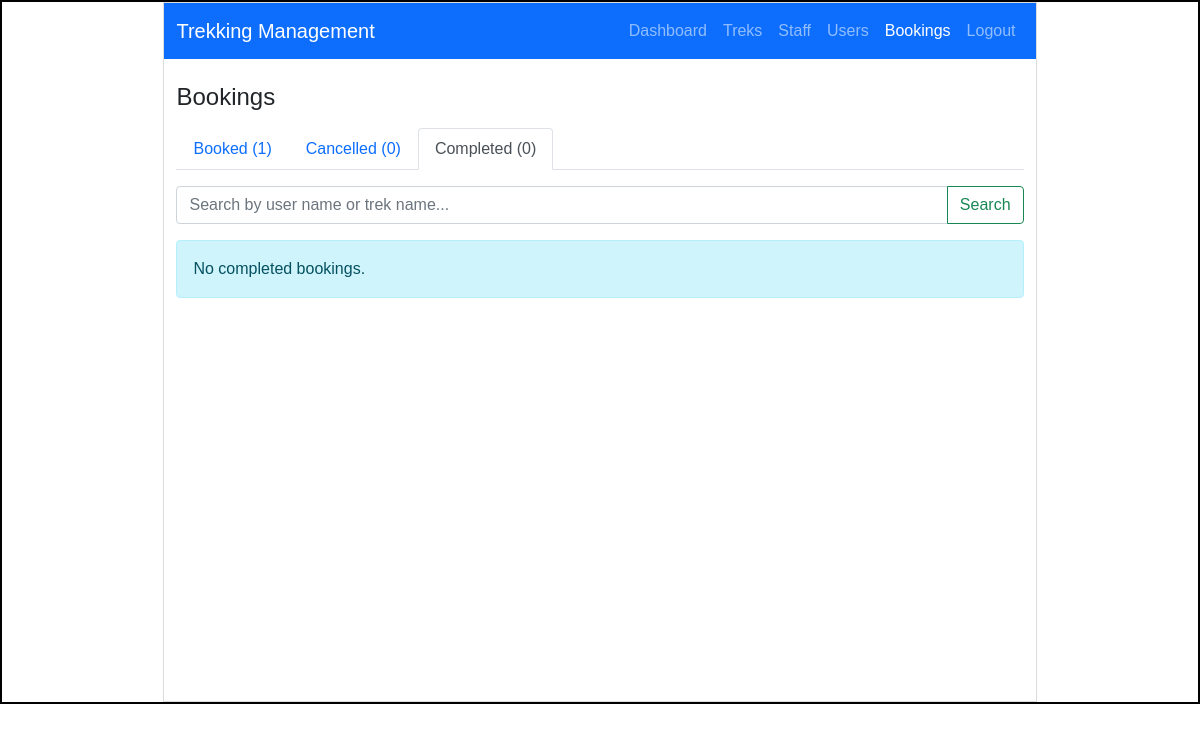
The page /admin/bookings?tab=completed (signed in) on the database as committed earlier.
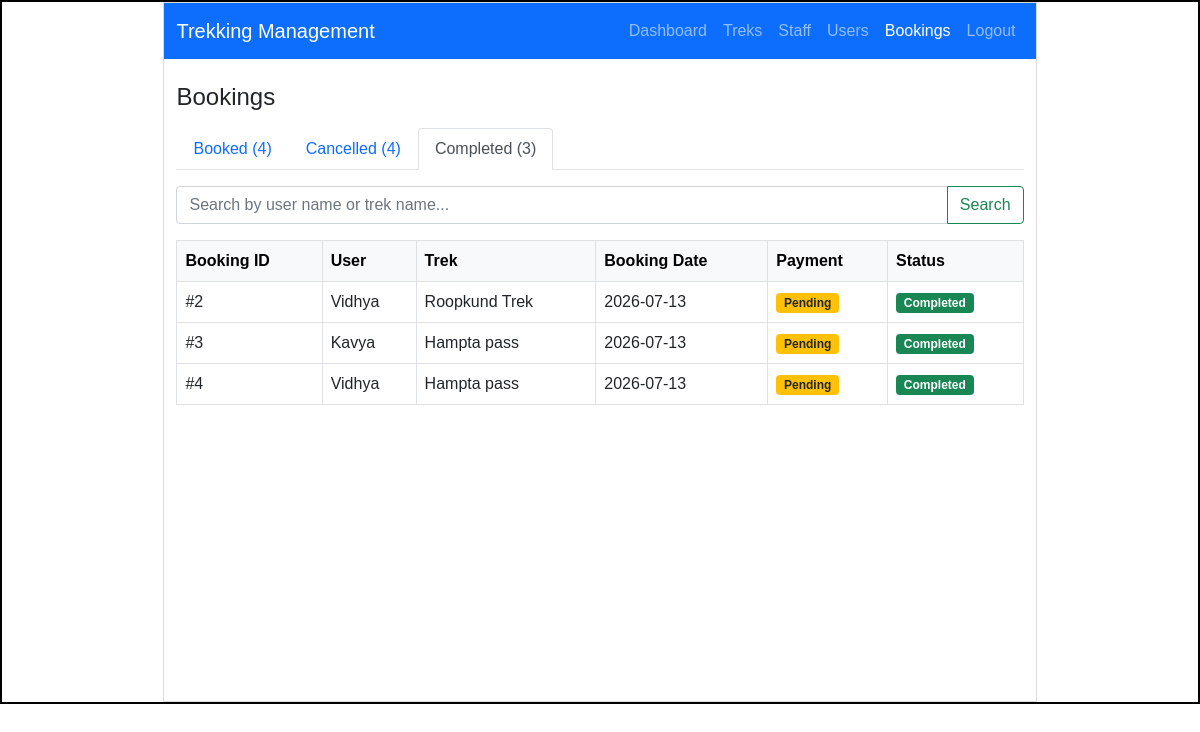
The same page on the database as committed later.
### models.py (models this page shows)
class Booking(db.Model):
    __tablename__ = "booking"
    id = db.Column(db.Integer  , primary_key = True)
    booking_date = db.Column(db.Date, default=date.today)
    booking_status = db.Column(db.String(20),nullable=False,default = "Booked")
    payment_status = db.Column(db.String(20),nullable=False,default="Pending")
    user_id = db.Column(db.Integer,db.ForeignKey("user.id"), nullable=False) # many
    trek_id = db.Column(db.Integer,db.ForeignKey("trek.id") , nullable=False)
    __table_args__ = (db.UniqueConstraint('user_id','trek_id',name='unique_user_trek'),)

class User(db.Model):
    __tablename__ = "user"
    id = db.Column(db.Integer  , primary_key = True)
    name = db.Column(db.String() , nullable=False)
    email=db.Column(db.String(), unique = True , nullable=False )
    password = db.Column(db.String() , nullable=False)
    phone = db.Column(db.String(15) , nullable=False ,unique = True)
    role = db.Column(db.String(), nullable=False , default='trekker')
    is_blacklisted = db.Column(db.Boolean , nullable= False , default = False)
    bookings = db.relationship( "Booking" ,backref = "user",lazy=True) # One User -> Many Bookings
    staff_profile = db.relationship("Staff_Profile",backref = "user",uselist=False,lazy=True)

class Trek(db.Model):
    __tablename__ = "trek"
    id = db.Column(db.Integer  , primary_key = True)
    trek_name = db.Column(db.String() , nullable = False)
    location = db.Column(db.String(100),nullable=False)
    difficulty = db.Column(db.String(20),nullable=False)
    duration = db.Column(db.Integer,nullable=False)
    available_slots = db.Column(db.Integer,nullable=False)
    trek_status = db.Column(db.String(20),nullable=False,default = "Pending")
    start_date = db.Column(db.Date,nullable=False)
    end_date = db.Column(db.Date,nullable=False)
    description = db.Column(db.Text)
    staff_id = db.Column(db.Integer,db.ForeignKey("staff_profile.id"), nullable = True)
    bookings = db.relationship("Booking",backref = "trek",lazy=True) # One Trek -> Many Bookings

### app.py (the view)
@app.route("/admin/bookings")
@role_required("admin")
def admin_bookings():
    active_tab   = request.args.get("tab", "booked")
    search_query = request.args.get("search", "")
    def filter_bookings(statuses):
        q = Booking.query.filter(Booking.booking_status.in_(statuses))
        if search_query:
            q = q.join(User).join(Trek).filter(or_(User.name.ilike(f"%{search_query}%") , Trek.trek_name.ilike(f"%{search_query}%")))
        return q.all()
    return render_template("admin_bookings.html",
                       active_tab=active_tab,
                       search_query=search_query,
                       booked=filter_bookings(["Booked", "Started"]),
                       cancelled=filter_bookings(["Cancelled"]),
                       completed=filter_bookings(["Completed"]))

### app.py (called while the page is built)
def role_required(*roles):
    def decorator(f):
        @wraps(f)
        def wrapper(*args, **kwargs):
            if 'user_id' not in session:
                flash("Please log in to continue.", "warning")
                return redirect(url_for("login"))
            if session.get('role') not in roles:
                flash("You don't have access to that page.", "warning")
                return _redirect_to_own_area()
            return f(*args, **kwargs)
        return wrapper
    return decorator

### templates/admin_bookings.html (shortened to what the changed rows need)
<!DOCTYPE html>
<html lang="en">
<head>
    <link rel="stylesheet" href="{{ url_for('static', filename='style.css') }}">
    <link href="https://cdn.jsdelivr.net/npm/bootstrap@5.0.2/dist/css/bootstrap.min.css" rel="stylesheet">
</head>
<body>
    <div id="main">
        <div id="canvas">
            <div class="container mt-4">
                <h4 class="mb-3">Bookings</h4>
                <ul class="nav nav-tabs mb-3">
                    <li class="nav-item">
                        <a class="nav-link {% if active_tab == 'booked' %}active{% endif %}"
                           href="/admin/bookings?tab=booked">
                            Booked ({{ booked | length }})
                        </a>
                    </li>
                    <li class="nav-item">
                        <a class="nav-link {% if active_tab == 'cancelled' %}active{% endif %}"
                           href="/admin/bookings?tab=cancelled">
                            Cancelled ({{ cancelled | length }})
                        </a>
                    </li>
                    <li class="nav-item">
                        <a class="nav-link {% if active_tab == 'completed' %}active{% endif %}"
                           href="/admin/bookings?tab=completed">
                            Completed ({{ completed | length }})
                        </a>
                    </li>
                </ul>
                <form method="GET" action="/admin/bookings" class="mb-3">
                    <div class="input-group">
                    </div>
                </form>
                {% if active_tab == 'booked' %}
                    {% if booked %}
                    <table class="table table-bordered table-hover">
                        <thead class="table-light">
                            <tr>
                                <th>Booking ID</th>
                                <th>User</th>
                                <th>Trek</th>
                                <th>Booking Date</th>
                                <th>Payment</th>
                                <th>Status</th>
                            </tr>
                        </thead>
                        <tbody>
                            {% for booking in booked %}
                            <tr>
                                <td>#{{ booking.id }}</td>
                                <td>{{ booking.user.name }}</td>
                                <td>{{ booking.trek.trek_name }}</td>
                                <td>{{ booking.booking_date }}</td>
                                <td>
                                    {% if booking.payment_status == "Paid" %}
                                        <span class="badge bg-success">Paid</span>
                                    {% elif booking.payment_status == "Pending" %}
                                        <span class="badge bg-warning text-dark">Pending</span>
                                    {% elif booking.payment_status == "Refunded" %}
                                        <span class="badge bg-secondary">Refunded</span>
                                    {% else %}
                                        <span class="badge bg-secondary">{{ booking.payment_status }}</span>
                                    {% endif %}
                                </td>
                                <td>
                                    {% if booking.booking_status == "Booked" %}
                                        <span class="badge bg-primary">Booked</span>
                                    {% elif booking.booking_status == "Started" %}
                                        <span class="badge bg-warning text-dark">Started</span>
                                    {% endif %}
                                </td>
                            </tr>
                            {% endfor %}
                        </tbody>
                    </table>
                    {% else %}
                        {% if search_query %}
                            <div class="alert alert-warning">No booked entries matching "{{ search_query }}".</div>
                        {% else %}
                            <div class="alert alert-info">No bookings yet.</div>
                        {% endif %}
                    {% endif %}
                {% elif active_tab == 'completed' %}
                    {% if completed %}
                    <table class="table table-bordered table-hover">
                        <thead class="table-light">
                            <tr>
                                <th>Booking ID</th>
                                <th>User</th>
                                <th>Trek</th>
                                <th>Booking Date</th>
                                <th>Payment</th>
                                <th>Status</th>
                            </tr>
                        </thead>
                        <tbody>
                            {% for booking in completed %}
                            <tr>
                                <td>#{{ booking.id }}</td>
                                <td>{{ booking.user.name }}</td>
                                <td>{{ booking.trek.trek_name }}</td>
                                <td>{{ booking.booking_date }}</td>
                                <td>
                                    {% if booking.payment_status == "Paid" %}
                                        <span class="badge bg-success">Paid</span>
                                    {% elif booking.payment_status == "Pending" %}
                                        <span class="badge bg-warning text-dark">Pending</span>
                                    {% elif booking.payment_status == "Refunded" %}
                                        <span class="badge bg-secondary">Refunded</span>
                                    {% else %}
                                        <span class="badge bg-secondary">{{ booking.payment_status }}</span>
                                    {% endif %}
                                </td>
                                <td><span class="badge bg-success">Completed</span></td>
                            </tr>
                            {% endfor %}
                        </tbody>
                    </table>
                    {% else %}
                        {% if search_query %}
                            <div class="alert alert-warning">No completed bookings matching "{{ search_query }}".</div>
                        {% else %}
                            <div class="alert alert-info">No completed bookings.</div>
                        {% endif %}
                    {% endif %}
                {% endif %}
            </div>
        </div>
    </div>
</body>
</html>

Rows that differ between the two databases and show on the page:
now on this page (row edited): Booking: id "2", user.name "Vidhya", trek.trek_name "Roopkund Trek", booking_date "2026-07-13", payment_status "Pending"
added Booking: id "3", user.name "Kavya", trek.trek_name "Hampta pass", booking_date "2026-07-13", payment_status "Pending"
added Booking: id "4", user.name "Vidhya", trek.trek_name "Hampta pass", booking_date "2026-07-13", payment_status "Pending"
Other text that changed with them:
{{ booked | length }}: "1" → "4"
{{ cancelled | length }}: "0" → "4"
{{ completed | length }}: "0" → "3"
text no longer shown: "No completed bookings."
text now shown: "Booking ID User Trek Booking Date Payment Status"
